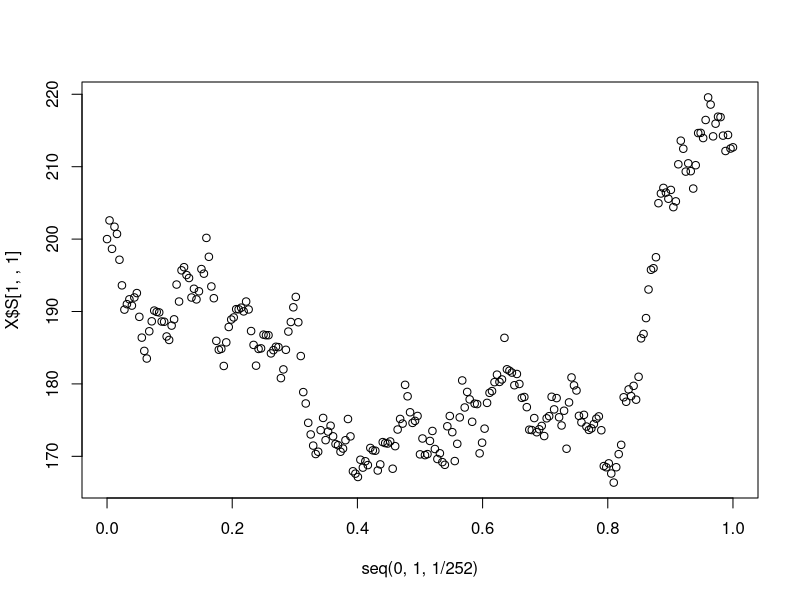
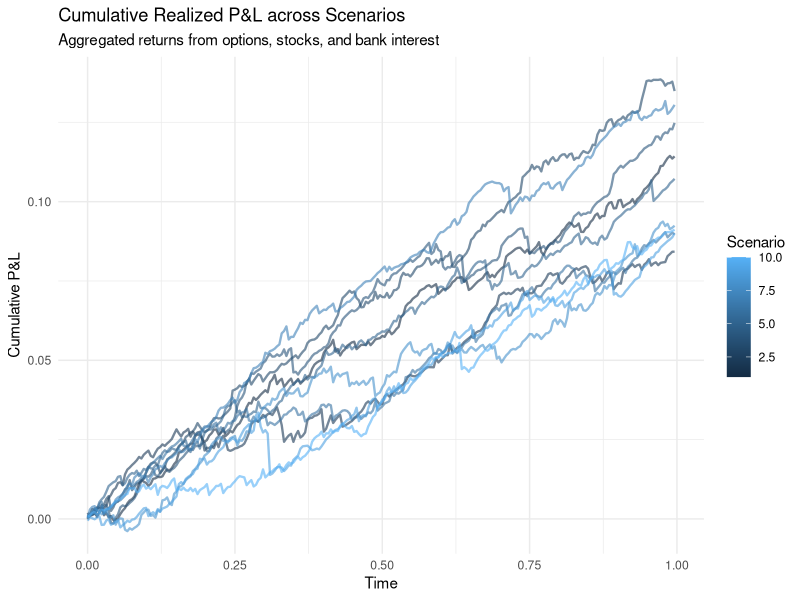
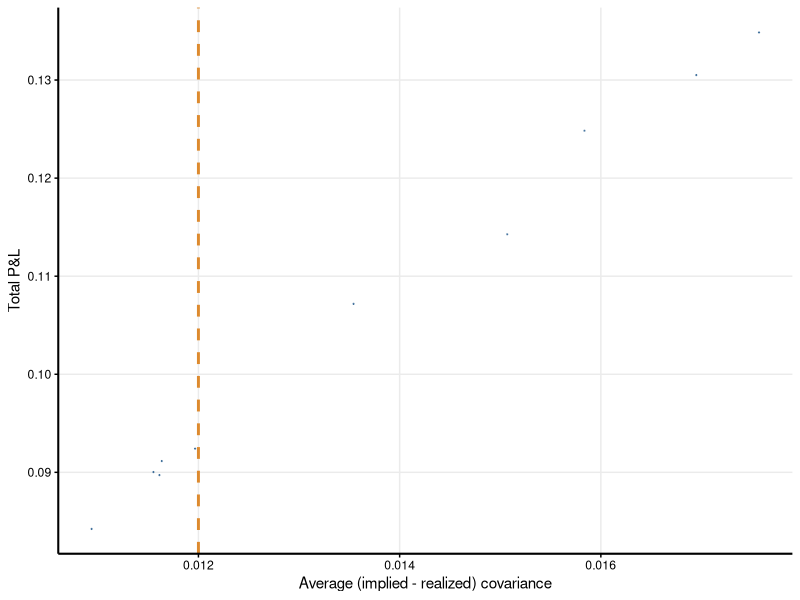
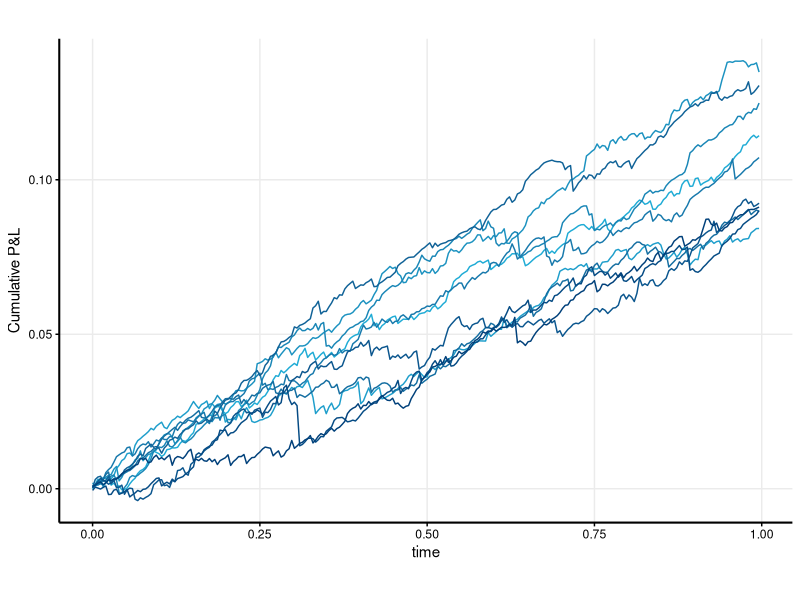
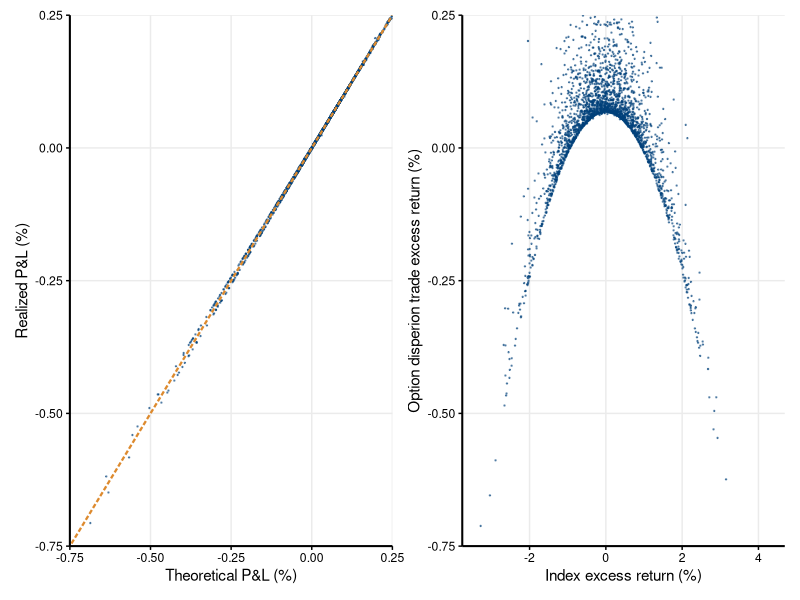
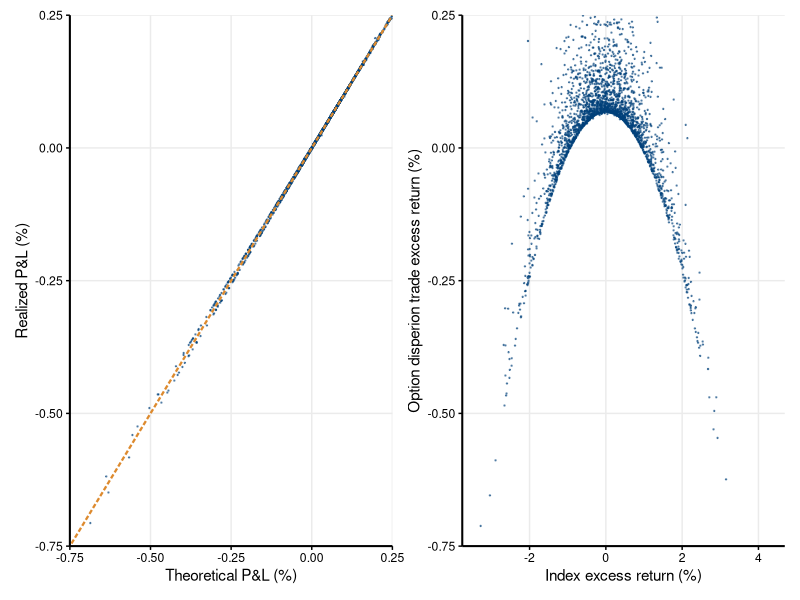

Write R code to recreate these figures, in order.
#------------------------- General Purpose -------------------------
# This file supports the analysis from Chapter 5 in the thesis. 

#------------------------- !! Important !! -------------------------
# To specifically obtain the figures from the thesis:
#   For figure 9 and 10 put:
#     d = 2 and 10
#     optiontype = "straddle" and "log"
#     nscenarios = 500
#     for_fig_11 = FALSE
#     run up to line 400
#     It will automatically take only the first 10 scenario's to plot figure 9.
#     After running all 4 scenario's, run lines 401 - 469 to make and save the figures.
#   For figure 11:
#     d = 10
#     optiontype = "straddle"
#     nscenarios = 10
#     for_fig_11 = TRUE
#     run all lines

library(ggplot2)
library(dplyr)
library(tidyr)
library(reshape2)
library(patchwork)
#detach("package:MASS", unload = TRUE)

#------------------------- 
#Input: Main parameters.
#-------------------------
#Nr of assets underlying the option
d = 2
#Nr of trading days in 1 year
nT = 252
#Nr of scenarios 
nscenarios = 10
#Maturity of the option (in years)
maturity= 1
#Type of hedge, can only be 'gamma'
greek_hedge = "gamma"
#The type of option, could be 'log' for a log-contract or 'straddle', for a straddle option.
optiontype = "straddle"
#Are the runs to obtain figure 11 from the thesis? Then put this to TRUE, 
#if it is to obtain figures 9 and 10 put it to FALSE.
#To obtain no particular figure, but for the analysis put it to TRUE.
for_fig_11 = TRUE

r=0.02
mu = 0.5
rho_P = 0.3
rho_Q = 0.6
ivP = 0.2
ivQ = 0.2

S0 = rep(200,d)

#computed parameter
dt = 1/nT
divisor = d #keeps index price around level of stocks


# Simulate stock paths in P-world

EulerMaruyama_integrator <- function()
{
  Stocksim =   array(S0,c(d,nT+1,nscenarios))
  
  Sigma <- matrix(rho_P, nrow = d, ncol = d)
  diag(Sigma) <- 1
  L <- t(chol(Sigma))
    
  stocksim = array(S0,c(d,nT+1,nscenarios)) 
  
  for (i in (1:(nT)))
  {  
    Z = matrix(rnorm(d * nscenarios), nrow = d, ncol = nscenarios)
    
    W = t(L %*% Z)
    
    for (sim in (1:nscenarios))
    {
      
    stocksim[,i+1,sim] = stocksim[,i,sim]*exp((r-ivP^2/2)*dt+ivP*sqrt(dt)*W[sim,])
    }
  }
  return(list(S = stocksim))
}

# Intermezzo: plotting an example
X <- EulerMaruyama_integrator()
plot(seq(0,1,1/252),X$S[1,,1])


#----------------------------
# Physical world: stock paths
#----------------------------

#SVR = Stock Variance Rho
Stocks <- EulerMaruyama_integrator()$S
Stocks_tp = Stocks[,2:(nT+1),]
#putting it in dataframe


# 1. 'Melt' the array into a data frame
df_s <- melt(Stocks,   varnames = c("security_id", "t", "scenario"), value.name = "Stock")
df_stp <- melt(Stocks_tp, varnames = c("security_id", "t", "scenario"), value.name = "Stock_tp")

# Insert security_id = d+1 for the index price
df_index <- df_s %>%
  group_by(scenario,t) %>%
  summarize(Stock = 1/divisor*sum(Stock),
            .groups = "drop")  %>%
  mutate(security_id = d+1) %>%
  select(scenario, t, security_id, Stock)

df <- rbind(df_s,df_index)

# Insert security_id = d+1 for the index price
df_index_tp <- df_stp %>%
  group_by(scenario,t) %>%
  summarize(Stock_tp = 1/divisor*sum(Stock_tp),
            .groups = "drop")  %>%
  mutate(security_id = d+1) %>%
  select(scenario, t, security_id, Stock_tp)

df_tp <- rbind(df_stp,df_index_tp)


#finalizing
df_simulated_marketdata <- df %>%
  left_join(df_tp, by = c("security_id", "t", "scenario")) %>%
  mutate(time = (t-1)/nT)


#--------------------------------------------------------
# Risk-neutral world: price Q-options using Black-Scholes
#--------------------------------------------------------

#determining the implied volatility of the index using lognormal approximations

iv_f <- function(security_id, Stockprices,rho){ 
  iv = rep(0,d+1) #initialize vector
  iv[security_id != d+1] = ivQ
  
    w = Stockprices[security_id != d+1]/sum(Stockprices[security_id != d+1])
    dummy = sum(w^2)*exp(ivQ^2)
    
    for(i in 1:d)
    {
      j=1
      while(j<i)
      {
        dummy = dummy + 2*w[i]*w[j]*exp(ivQ^2*rho_Q*maturity) 
        j= j +1
      } 
    }
    iv[d+1] = sqrt(log(dummy)/maturity)
    
    return(data.frame(iv))
}

options(digits = 5)

df_simulated_marketdata <- df_simulated_marketdata %>%
  group_by(scenario,t) %>%
  arrange(security_id) %>%
  reframe(security_id = security_id,
          Stock = Stock,
          Stock_tp = Stock_tp,
          time = time,
          iv_f(security_id, Stock_tp,rho_Q)) %>%
  ungroup() %>%
  mutate(iv_tp = iv)

df_simulated_marketdata <- df_simulated_marketdata %>%
  group_by(scenario,t) %>%
  arrange(security_id) %>%
  reframe(security_id = security_id,
          Stock = Stock,
          Stock_tp = Stock_tp,
          time = time,
          iv_tp = iv,
          iv_f(security_id, Stock,rho_Q)) %>%
  ungroup() 

# We compute option prices  O_t  = E_Q[ (S(t+T)-S(t))_+ | F_t] using the Black-Scholes formula

BS_price <- function(iv,S0,K,option_maturity,r, optiontype)
{
  d1 = 1/(iv*sqrt(option_maturity))*(log(S0/K)+(r+iv^2/2)*option_maturity)
  d2 = d1-iv*sqrt(option_maturity)
  price_call <- pnorm(d1)*S0-pnorm(d2)*K*exp(-r*option_maturity)
  price_put <-  pnorm(-d2)*K*exp(-r*option_maturity)-pnorm(-d1)*S0
  
  delta_call <- pnorm(d1)
  gamma_call <- dnorm(d1)/(S0*iv*sqrt(option_maturity))
  
  #straddle
  delta = 2*delta_call-1
  gamma = 2*gamma_call
  vega = K*exp(-r*option_maturity)*dnorm(d2,0,1)*(sqrt(option_maturity))
  if(optiontype == "straddle")
    {
     out = list(delta = delta, gamma = gamma, price = price_call+price_put)
    } else if (optiontype == "log"){
  out = list(
    price = exp(-r*option_maturity)*((r-iv^2/2)*option_maturity+log(S0/K)),
    delta = exp(-r*(option_maturity))/S0,
    gamma = -exp(-r*(option_maturity))/S0^2)
  }
  
  return(out)
}

# Bob's portfolio is setup with ATM-options for which the strike at time t is given by S(t).
df_simulated_marketdata <- df_simulated_marketdata %>%
  rowwise() %>%
  mutate(Option =  BS_price(iv,Stock,Stock,maturity,r,optiontype)$price,
         Option_tp = BS_price(iv,Stock_tp,Stock,maturity-dt,r,optiontype)$price,
         delta = BS_price(iv,Stock,Stock,maturity,r,optiontype)$delta,
         gamma = BS_price(iv,Stock,Stock,maturity,r,optiontype)$gamma) %>%
  ungroup()


#----------------------
# Executing Bob's-trade
#----------------------

portfolio_f <- function(greek_hedge, security_id, gamma,delta,vega, Option,Stock,iv,rho_estimate)
{
  n = length(security_id)
  index = which(security_id == d+1)
  alpha_index = -sign(gamma[index])/Option[index]
  
  #We compute the vector signifying the shares in each option: shares_option
  if(greek_hedge == "gamma")
  {
    shares_option= -alpha_index*1/first(divisor)^2*gamma[index]/gamma
    shares_option[index] = alpha_index    
  } else if (greek_hedge == "vega"){
    #partial derivative of O_I w.r.t. sigma_i, with i the vector element
    z = 1/first(divisor)^2/IV[index]*(first(rho_estimate)*sum(IV)+(1-first(rho_estimate))*IV)
    partial_OI_partial_sigma_i = vega[index]*z
    
    shares_option = - partial_OI_partial_sigma_i/vega
    shares_option[index] = alpha_index
  }
  
  shares_stock = -shares_option*delta
  
  shares_bank = -(sum(shares_option*Option)+sum(shares_stock*Stock))
  return(data.frame(shares_option,shares_stock, shares_bank))
}


df_trade_execution <- df_simulated_marketdata %>%
  group_by(time, scenario) %>%
  mutate(portfolio_f(greek_hedge,security_id,gamma,delta,vega,Option,Stock,iv,0)) %>%
  ungroup()

PNL_theoretical_f <- function(gamma, IV, S_Tp,S_T,dt)
{
  R = (S_Tp-S_T)/S_T
  return(0.5*gamma*S_T^2*(R^2-IV^2*dt)) 
}

df_trade_execution$PNL_theoretical <- PNL_theoretical_f(df_trade_execution$gamma, df_trade_execution$iv, df_trade_execution$Stock_tp,df_trade_execution$Stock,dt)

#--------------------------------
# Computing PNL of Bob's strategy
#--------------------------------

df_PNL <- df_trade_execution %>%
  group_by(time, scenario) %>%
  summarize(PNL_realized = sum(shares_option*(Option_tp-Option)+shares_stock*(Stock_tp-Stock))+first(shares_bank*(exp(r*dt)-1)),
            PNL_theoretical = sum(shares_option*PNL_theoretical),
            RM = sum((Stock_tp-Stock)/Stock*if_else(security_id==d+1,1,0)),
            #PNL_theoretical = sum(PNL_theoretical*shares_option),
            .groups = "drop") %>%
  filter(time != 1)


# cummulative PNL
df_PNL <- df_PNL %>%
  arrange(scenario, time) %>%
  group_by(scenario) %>%
  mutate(cumulative_PNL = cumsum(PNL_realized)) %>%
  ungroup()

#--------------------------------
# Plotting all scenario's ran.
#--------------------------------

ggplot(df_PNL, aes(x = time, y = cumulative_PNL, color = scenario, group = scenario)) +
  # Realized P&L Lines for all scenarios
  geom_line(alpha = 0.6, size = 0.8) + 
  labs(
    title = "Cumulative Realized P&L across Scenarios",
    subtitle = "Aggregated returns from options, stocks, and bank interest",
    x = "Time",
    y = "Cumulative P&L",
    color = "Scenario"
  ) +
  theme_minimal() +
  theme(legend.position = "right")

#--------------------------------
# Preparing for figure 9. (only plotting up to scenario 10)
#--------------------------------

df_PNL_filtered <- df_PNL %>%
  filter(scenario <= 10)

pl_evol <- ggplot(df_PNL_filtered, aes(x  = time, y = cumulative_PNL, group = scenario)) + 
  geom_line(aes(colour = scenario), linewidth = 0.5, linetype = 1) +
  scale_colour_gradientn(colours = c("#1FABD5", "#00407A")) +
   ylab(expression("Cumulative P&L")) + xlab("time")+theme_minimal() +theme(aspect.ratio=0.66,legend.position = "none")+  theme(
    axis.line = element_line(color = "black", linewidth = 0.7),
    axis.text = element_text(color = "black"),
    axis.ticks = element_line(color = "black"),panel.grid.minor = element_blank()
  )

assign(paste0("pl_evol_",optiontype, d),pl_evol)
print(paste0("pl_evol_",optiontype, d))

#------------------------------------------------------------
# Comparing with difference realized and implied correlations
#------------------------------------------------------------

df_diff_cov <- df_simulated_marketdata %>%
  filter(security_id != d+1) %>%
  group_by(scenario, security_id) %>%
  mutate(return = (Stock_tp-Stock)/Stock) %>%
  mutate(w = Stock/sum(Stock)) %>%
  ungroup() %>%
  filter(!is.na(return)) %>%
  group_by(time, scenario) %>%
  summarize(realized_cov_day = sum(w*return)^2-sum((w*return)^2),
            implied_cov_day = dt*ivQ^2*rho_Q*(sum(w)^2-sum(w^2)),
            denumerator_day = dt*(sum(w)^2-sum(w^2)),
            .groups = "drop") %>%
  group_by(scenario) %>%
  summarize(realized_cov = sum(realized_cov_day),
            implied_cov  = sum(implied_cov_day),
            denumerator  = sum(denumerator_day),
            .groups = "drop") %>%
  mutate(diff_impl_real_cov = (implied_cov-realized_cov)/denumerator)

df_tot_PNL <- df_PNL %>%
  filter(time == 1-dt)

df_scatter_plot <- df_tot_PNL %>%
  inner_join(df_diff_cov, by = c("scenario"))

#--------------------------------
# Preparing figure 10.
#--------------------------------

pl_cummul <- ggplot(df_scatter_plot, aes(x = diff_impl_real_cov, y = cumulative_PNL)) +
  geom_point(alpha = 0.5, color = "#00407A", size = 0.15) + 
  labs(
    x = "Average (implied - realized) covariance",
    y = "Total P&L",
  ) +scale_x_continuous(breaks = c(0.008,0.01, 0.012,0.014,0.016)) +

  geom_vline(xintercept = 0.012, color = "#DD8A2E", linewidth = 1, linetype = "dashed") +
  theme_minimal()+ 
  theme(
    axis.line = element_line(color = "black", linewidth = 0.7),
    axis.text = element_text(color = "black"),
    axis.ticks = element_line(color = "black"),panel.grid.minor = element_blank()
  )

plot_time <- paste0("pl_evol_",optiontype, d)
plot_cumul <- paste0("pl_scatter_",optiontype, d)

assign(plot_time,pl_evol)
assign(plot_cumul,pl_cummul)

print(paste0("pl_scatter_",optiontype, d))
print(paste0("pl_evol_",optiontype, d))

get(paste0("pl_scatter_",optiontype, d))
get(paste0("pl_evol_",optiontype, d))

#------------------------- 
# Constructing figures 9 and 10 from the paper, make sure to have run up to line 397 for the following 4 scenarios.
# Log-contract (optiontype) with 2 assets (d).
# Log-contract (optiontype) with 10 assets (d).
# Straddle-contract (optiontype) with 2 assets (d).
# Straddle-contract (optiontype) with 10 assets (d).
# All 4 should be in memory.
# When all 4 are in memory, run up to 469 to obtain figure 9 and 10.
#-------------------------






if (!for_fig_11) {
  #-------------------------
  # Figure 9
  #-------------------------
  
  #Test if everything is loaded properly
  pl_evol_log2
  pl_evol_log10
  pl_evol_straddle2
  pl_evol_straddle10
  
  # Combine plots: (Top Row) / (Bottom Row)
  combined_plot <- ((pl_evol_log2) + pl_evol_log10) / 
    ((pl_evol_straddle2)+ pl_evol_straddle10) + 
    plot_annotation(tag_levels = 'a')
  
  # Display the result
  combined_plot
  
  #Save the result for figure 9
  setwd(dirname(rstudioapi::getActiveDocumentContext()$path))
  setwd(paste0("Figures"))
  ggsave('Figure9_log2log10straddle2straddle10_evol.png', 
         plot=combined_plot,
         width = 6.5,
         height = 5,
         units = "in",   
         dpi = 300       
  )
  
  #-------------------------
  # Figure 10
  #-------------------------
  
  #test if all 4 scenario's are in memory.
  pl_scatter_log2
  pl_scatter_log10
  pl_scatter_straddle2
  pl_scatter_straddle10
  
  # Combine plots: (Top Row) / (Bottom Row)
  combined_plot <- ((pl_scatter_log2 +scale_x_continuous(breaks = c(0.006,0.009, 0.012,0.015,0.018))) + pl_scatter_log10) / 
    ((pl_scatter_straddle2 +scale_x_continuous(breaks = c(0.006,0.009, 0.012,0.015,0.018)))+ pl_scatter_straddle10) + 
    plot_annotation(tag_levels = 'a')
  
  # Display the result
  combined_plot
  
  setwd(dirname(rstudioapi::getActiveDocumentContext()$path))
  setwd(paste0("Figures"))
  ggsave('Figure10_log2log10straddle2straddle10_scatter.png', 
         plot=combined_plot,
         width = 6.5,
         height = 5,
         units = "in",   
         dpi = 300       
    )
}

#-------------------------
# Analysis of returns
#-------------------------

#1. Single index model / CAPM
df_CAPM <- df_PNL %>%
  mutate(Re= PNL_realized-((1+r)^(1/365)-1), RMe = RM-((1+r)^(1/365)-1)) %>%
  select(Re,RMe)

capm_model <- lm(Re ~ RMe, data = df_CAPM)

summary(capm_model)

#-------------------------
# Prepare for figure 11.
#-------------------------

pl_capm <- ggplot(df_CAPM, aes(x = RMe*100, y =Re*100)) +
  geom_point(alpha = 0.5, color = "#00407A", size = 0.2) +
  scale_y_continuous(breaks = c(-0.75,-0.5,-0.25, 0,0.25),limits = c(-0.75, 0.25),expand = c(0, 0)
  ) +  
  labs(
    x = "Index excess return (%)",
    y = "Option disperion trade excess return (%)",
    color = "Legend Title",
    linetype = "Legend Title"  )+
  
  theme_minimal() +
  theme(panel.grid.minor = element_blank())+
  theme(
    axis.line = element_line(color = "black", linewidth = 0.7),
    axis.text = element_text(color = "black"),
    axis.ticks = element_line(color = "black"),panel.grid.minor = element_blank()
  )


pl_real_vs_theor <- ggplot(df_PNL, aes(x = PNL_theoretical*100, y = PNL_realized*100)) +
  geom_point(alpha = 0.5, color = "#00407A", size = 0.2) +
  geom_abline(intercept = 0, slope = 1, color = "#DD8A2E", linetype = "21", linewidth = 0.78) +
  scale_y_continuous(breaks = c(-0.75,-0.5,-0.25, 0,0.25),limits = c(-0.75, 0.25),expand = c(0, 0))+
  scale_x_continuous(breaks = c(-0.75,-0.5,-0.25, 0,0.25),limits = c(-0.75, 0.25),expand = c(0, 0))+
  labs(
    x = "Theoretical P&L (%)",
    y = "Realized P&L (%)",
    color = "Legend Title",
    linetype = "Legend Title"  )+
  
  theme_minimal() +
  theme(panel.grid.minor = element_blank())+
  theme(
    axis.line = element_line(color = "black", linewidth = 0.7),
    axis.text = element_text(color = "black"),
    axis.ticks = element_line(color = "black"),panel.grid.minor = element_blank()
  )

pl_analysis <- (pl_real_vs_theor + pl_capm)

# Display the result
print(pl_analysis)

# Save the result
setwd(dirname(rstudioapi::getActiveDocumentContext()$path))
setwd(paste0("Figures"))
ggsave('Figure11_Simulations_Analysis.png', 
plot=pl_analysis,
width = 7,
height = 3.5,
units = "in", 
dpi = 300     
)
